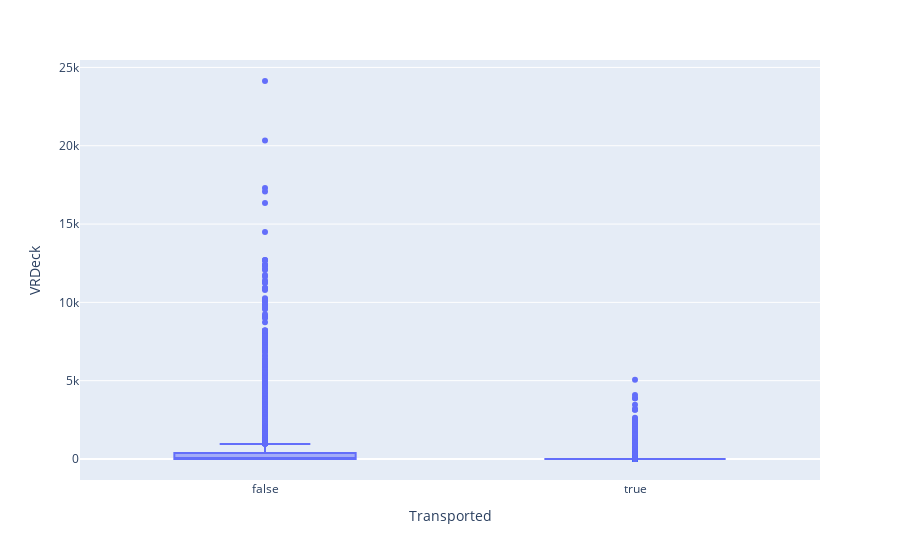

The cell this chart's notebook holds for it:
### Code cell
fig = px.box(train, x='Transported', y='VRDeck')
fig.show()

### Figure 1 — Plotly figure (JSON) as saved in the notebook; plotly's stock layout.template omitted (floating-point values rounded to 4 significant figures; data arrays with more than 128 entries replaced by an {"elided": "..."} marker saying what was removed)
{"data": [{"alignmentgroup": "True", "hovertemplate": "Transported=%{x}<br>VRDeck=%{y}<extra></extra>", "legendgroup": "", "marker": {"color": "#636efa"}, "name": "", "notched": false, "offsetgroup": "", "orientation": "v", "showlegend": false, "x": {"elided": "8693 bool values"}, "x0": " ", "xaxis": "x", "y": {"elided": "8693 int values"}, "y0": " ", "yaxis": "y", "type": "box"}], "layout": {"xaxis": {"anchor": "y", "domain": [0, 1], "title": {"text": "Transported"}, "type": "category", "range": [-0.5, 1.5], "autorange": true}, "yaxis": {"anchor": "x", "domain": [0, 1], "title": {"text": "VRDeck"}, "type": "linear", "range": [-1341.0, 25470.0], "autorange": true}, "legend": {"tracegroupgap": 0}, "margin": {"t": 60}, "boxmode": "group", "autosize": true}}
